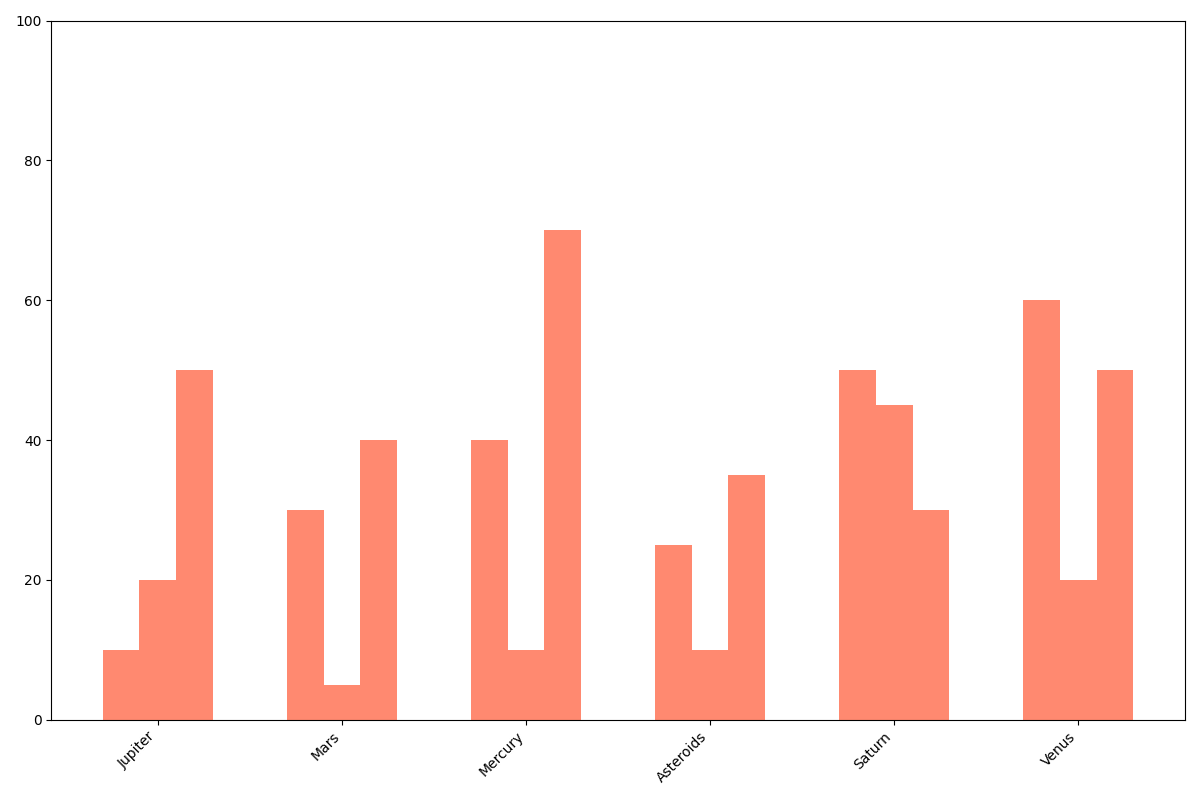

Write Python code to recreate this figure.
import matplotlib.pyplot as plt
import numpy as np

celestial_bodies = ['Jupiter', 'Mars', 'Mercury', 'Asteroids', 'Saturn', 'Venus']
missions_data = {
    'Orbiters': [10, 30, 40, 25, 50, 60],
    'Landers': [20, 5, 10, 10, 45, 20],
    'Flybys': [50, 40, 70, 35, 30, 50]
}

fig, ax = plt.subplots(figsize=(12, 8))

x_pos = np.arange(len(celestial_bodies))
bar_width = 0.2

single_color = '#FF5733'

for idx, (mission_type, percentages) in enumerate(missions_data.items()):
    ax.bar(x_pos + idx * bar_width, percentages, bar_width,
           color=single_color, alpha=0.7)

ax.set_xticks(x_pos + bar_width)
ax.set_xticklabels(celestial_bodies, rotation=45, ha='right')
ax.set_ylim(0, 100)

plt.tight_layout()
plt.show()
